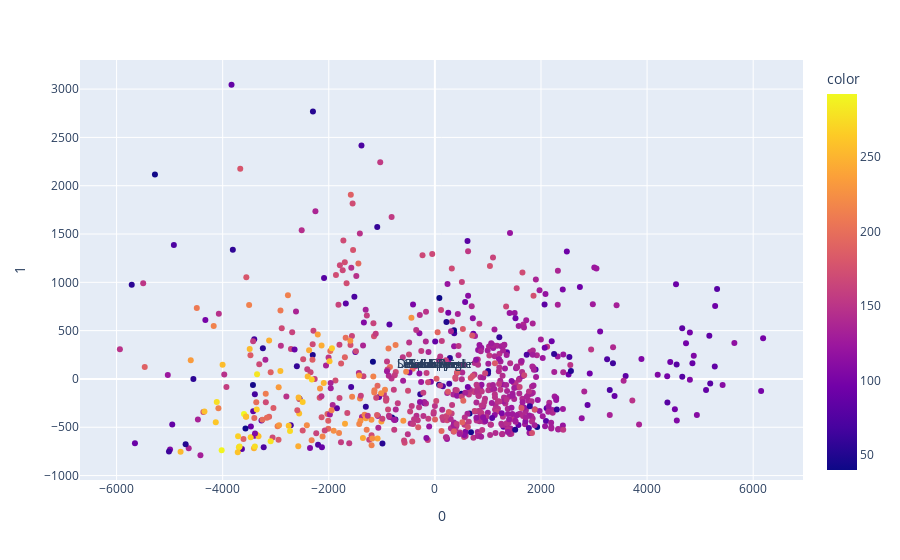

The notebook cell saved with this chart:
### Code cell
# Print PCA Loadings
plot_pca_loading(carry_pca,carry_df,'Carry')

### Figure 1 — Plotly figure (JSON) as saved in the notebook; plotly's stock layout.template omitted (floating-point values rounded to 4 significant figures; data arrays with more than 128 entries replaced by an {"elided": "..."} marker saying what was removed)
{"data": [{"hovertemplate": "0=%{x}<br>1=%{y}<br>color=%{marker.color}<extra></extra>", "legendgroup": "", "marker": {"color": {"elided": "725 float values"}, "coloraxis": "coloraxis", "symbol": "circle"}, "mode": "markers", "name": "", "orientation": "v", "showlegend": false, "type": "scatter", "x": {"elided": "725 float values"}, "xaxis": "x", "y": {"elided": "725 float values"}, "yaxis": "y"}], "layout": {"annotations": [{"arrowhead": 2, "arrowsize": 2, "ax": 0, "axref": "x", "ay": 0, "ayref": "y", "showarrow": true, "x": -0.8937, "xanchor": "right", "y": -0.4104, "yanchor": "top"}, {"ax": 0, "ay": 0, "text": "Carry", "x": -0.8937, "xanchor": "center", "y": -0.4104, "yanchor": "bottom", "yshift": 5}, {"arrowhead": 2, "arrowsize": 2, "ax": 0, "axref": "x", "ay": 0, "ayref": "y", "showarrow": true, "x": -0.7388, "xanchor": "right", "y": -0.02146, "yanchor": "top"}, {"ax": 0, "ay": 0, "text": "Smash Factor", "x": -0.7388, "xanchor": "center", "y": -0.02146, "yanchor": "bottom", "yshift": 5}, {"arrowhead": 2, "arrowsize": 2, "ax": 0, "axref": "x", "ay": 0, "ayref": "y", "showarrow": true, "x": -0.7849, "xanchor": "right", "y": -0.3921, "yanchor": "top"}, {"ax": 0, "ay": 0, "text": "Club Speed", "x": -0.7849, "xanchor": "center", "y": -0.3921, "yanchor": "bottom", "yshift": 5}, {"arrowhead": 2, "arrowsize": 2, "ax": 0, "axref": "x", "ay": 0, "ayref": "y", "showarrow": true, "x": -0.9431, "xanchor": "right", "y": -0.313, "yanchor": "top"}, {"ax": 0, "ay": 0, "text": "Ball Speed", "x": -0.9431, "xanchor": "center", "y": -0.313, "yanchor": "bottom", "yshift": 5}, {"arrowhead": 2, "arrowsize": 2, "ax": 0, "axref": "x", "ay": 0, "ayref": "y", "showarrow": true, "x": 0.662, "xanchor": "right", "y": -0.5623, "yanchor": "top"}, {"ax": 0, "ay": 0, "text": "Back Spin", "x": 0.662, "xanchor": "center", "y": -0.5623, "yanchor": "bottom", "yshift": 5}, {"arrowhead": 2, "arrowsize": 2, "ax": 0, "axref": "x", "ay": 0, "ayref": "y", "showarrow": true, "x": -0.007669, "xanchor": "right", "y": 0.3172, "yanchor": "top"}, {"ax": 0, "ay": 0, "text": "Side Spin", "x": -0.007669, "xanchor": "center", "y": 0.3172, "yanchor": "bottom", "yshift": 5}, {"arrowhead": 2, "arrowsize": 2, "ax": 0, "axref": "x", "ay": 0, "ayref": "y", "showarrow": true, "x": 0.07959, "xanchor": "right", "y": -0.1125, "yanchor": "top"}, {"ax": 0, "ay": 0, "text": "Spin Axis", "x": 0.07959, "xanchor": "center", "y": -0.1125, "yanchor": "bottom", "yshift": 5}, {"arrowhead": 2, "arrowsize": 2, "ax": 0, "axref": "x", "ay": 0, "ayref": "y", "showarrow": true, "x": 0.8589, "xanchor": "right", "y": -0.2945, "yanchor": "top"}, {"ax": 0, "ay": 0, "text": "Launch Angle", "x": 0.8589, "xanchor": "center", "y": -0.2945, "yanchor": "bottom", "yshift": 5}, {"arrowhead": 2, "arrowsize": 2, "ax": 0, "axref": "x", "ay": 0, "ayref": "y", "showarrow": true, "x": 0.4028, "xanchor": "right", "y": -0.8665, "yanchor": "top"}, {"ax": 0, "ay": 0, "text": "Decent Angle", "x": 0.4028, "xanchor": "center", "y": -0.8665, "yanchor": "bottom", "yshift": 5}], "coloraxis": {"colorbar": {"title": {"text": "color"}}, "colorscale": [[0, "#0d0887"], [0.1111, "#46039f"], [0.2222, "#7201a8"], [0.3333, "#9c179e"], [0.4444, "#bd3786"], [0.5556, "#d8576b"], [0.6667, "#ed7953"], [0.7778, "#fb9f3a"], [0.8889, "#fdca26"], [1, "#f0f921"]]}, "legend": {"tracegroupgap": 0}, "margin": {"t": 60}, "xaxis": {"anchor": "y", "domain": [0, 1], "title": {"text": "0"}}, "yaxis": {"anchor": "x", "domain": [0, 1], "title": {"text": "1"}}}}
